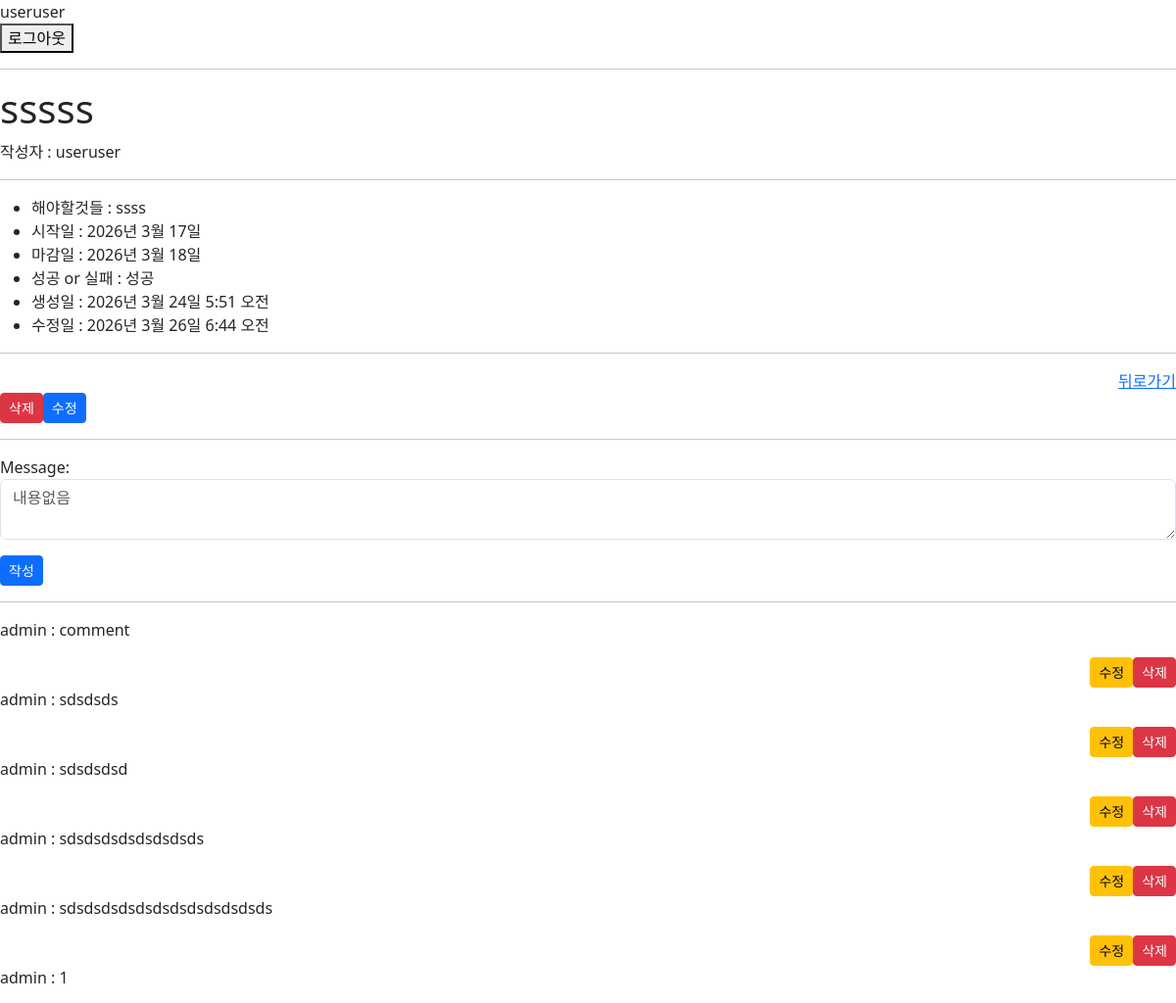
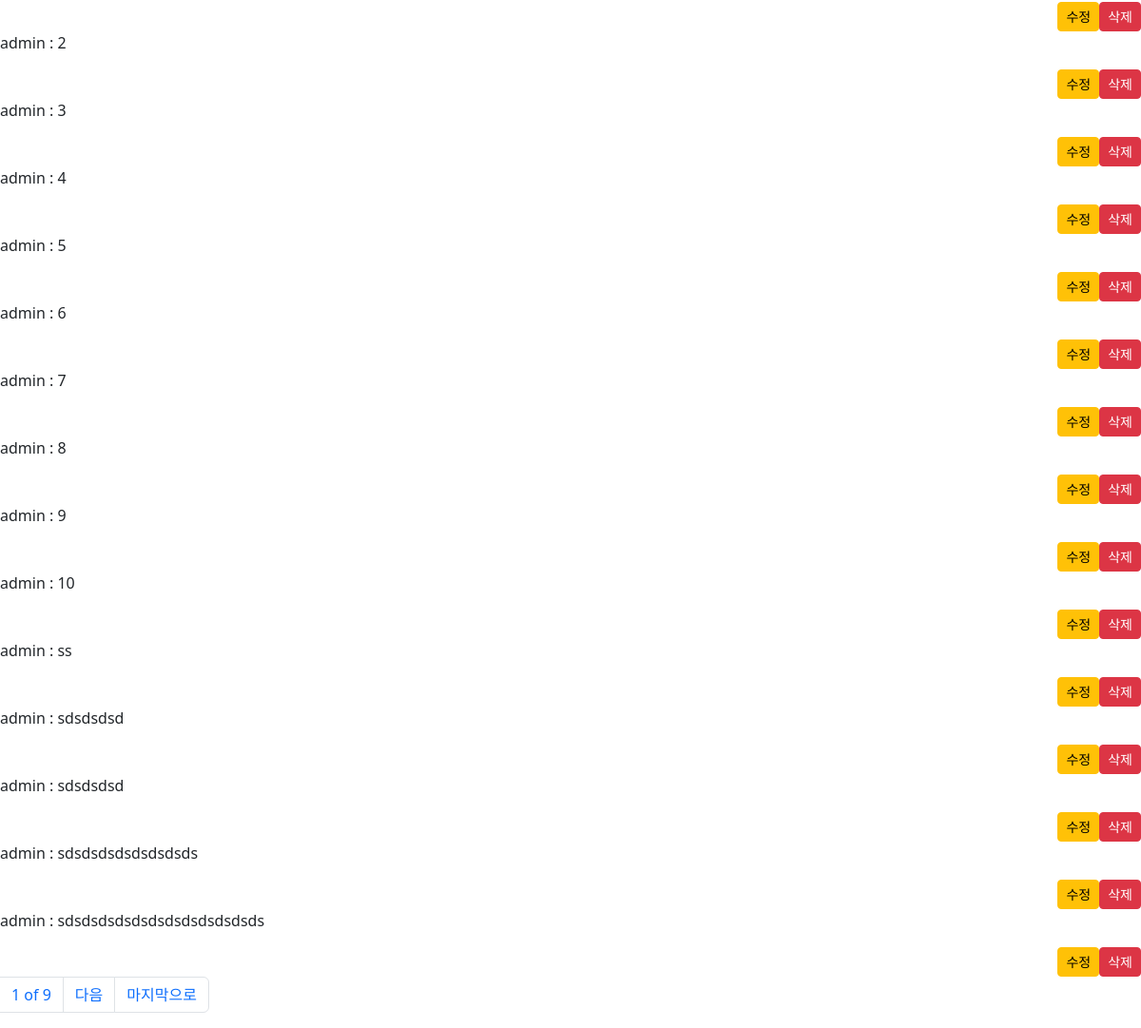
The page /todo/CBV/909/ (signed in) on the database its author committed (2 pictures, top to bottom).
### todo/models.py (models this page shows, shortened)
class Todo(models.Model):
    author = models.ForeignKey(User,on_delete=models.CASCADE)
    title = models.CharField(max_length=200)
    description = models.TextField()
    start_date = models.DateField(default=datetime.now)
    end_date = models.DateField(default=datetime.now)
    is_completed = models.BooleanField(default=False)
    create_at = models.DateTimeField(auto_now_add=True)
    modified_at = models.DateTimeField(auto_now=True)
    completed_image = models.ImageField(null=True, blank=True,upload_to='day_2/media/images/%Y/%m/%d')
    thumbnail = models.ImageField(null=True, blank=True,upload_to='day_2/media/images/%Y/%m/%d')
    class Meta:
        verbose_name = "할일"
        verbose_name_plural = "할일 목록"

class Comment(models.Model):
    todo = models.ForeignKey(Todo,on_delete=models.CASCADE,related_name='comments')
    user = models.ForeignKey(User,on_delete=models.CASCADE)
    message = models.TextField(max_length=200)
    created_at = models.DateTimeField(auto_now_add=True)
    updated_at = models.DateTimeField(auto_now=True)
    class Meta:
        verbose_name = "댓글"
        verbose_name_plural = "댓글 목록"
        ordering = ["-created_at"]

### todo/cb_views.py (the view, shortened to what this page needs)
# urls.py: path('CBV/<int:pk>/', cb_views.TodoDetailView.as_view(), name='todo_detail'),
class TodoDetailView(LoginRequiredMixin,DetailView):
    model = Todo
    template_name= 'todo/todo_detail.html'
    def get_queryset(self):
        return super().get_queryset().filter(pk=self.kwargs['pk']).prefetch_related('comments','comments__user')
    def get_object(self, queryset=None):
        self.object = super().get_object(queryset)
        if self.object.author != self.request.user:
            if not self.request.user.is_superuser:
                raise Http404
        return self.object
    def get_context_data(self, **kwargs):
        context = super().get_context_data(**kwargs)
        paginator = Paginator(self.object.comments.all(),20)
        page = self.request.GET.get('page')
        page_obj = paginator.get_page(page)
        context.update({
            "page_obj":page_obj,
            "comment_form":CommentForm(),
            "todo" : self.object.__dict__,
        })
        return context

### todo/forms.py
class CommentForm(forms.ModelForm):
    class Meta:
        model=Comment
        fields=('message',)
        widgets={
            'message': forms.Textarea(
                attrs={'class': "form-control",
                       'rows':2,
                       "cols":70,
                       "placeholder":'내용없음',
                       })
        }
        label = {"message":"내용"}

### templates/todo/todo_detail.html (shortened to what this page needs)
{% extends 'base.html' %}
{% block content %}
    {% if not object %}
        <h2>{{ msg }}</h2>
    {% else %}
        <h1>{{ object.title }}</h1>
        <p>작성자 : {{ request.user.username }}</p>
        <hr>
        <ul>
            <li>해야할것들 : {{ object.description }}</li>
            <li>시작일 : {{ object.start_date }}</li>
            <li>마감일 : {{ object.end_date }}</li>
            {% if object.is_completed %}
                <li> 성공 or 실패 : 성공</li>
            {% else %}
                <li>성공 or 실패 : 실패</li>
            {% endif %}
            <li>생성일 : {{ object.create_at }}</li>
            <li>수정일 : {{ object.modified_at }}</li>
        </ul>
        <hr>
        <div>
            <div class="d-flex justify-content-end">
                <a href="{% url 'todo_list' %}">뒤로가기</a>
            </div>
            <div class="d-inline-flex justify-content-start">
                <form id="delete_form" method="POST" action="{% url 'todo_delete' object.pk %}">
                    <button class="btn btn-sm btn-danger" type="button" id="delete_btn">삭제</button>
                </form>
                <form method="GET" action="{% url 'todo_update' object.pk %}">
                    <button class="btn btn-sm btn-primary">수정</button>
                </form>
            </div>
        </div>
    {% endif %}
    <hr>
    <div>
        <form method="POST" action="{% url 'comment_create' object.pk %}">
            {{ comment_form.as_p }}
            <button class="btn btn-sm btn-primary">작성</button>
        </form>
    </div>
    <hr>
    <div>
        {% for comment in page_obj %}
            <p class="">{{ comment.user.username }} : {{ comment.message }}</p>
            <div class="d-flex justify-content-end">
                <div>
                    <a href="{% url 'comment_update' comment.pk %}" class="btn btn-sm btn-warning">수정</a>
                </div>
                <div>
                    <form method="POST" action="{% url 'comment_delete' comment.pk %}">
                        <button class="btn btn-sm btn-danger">삭제</button>
                    </form>
                </div>
            </div>
        {% endfor %}
    </div>
    <div id="pagination">
        {% include 'pagination.html' with fragment='pagination' %}
    </div>
{% endblock %}

### templates/base.html (shortened to what this page needs)
{% load static %}
<!doctype html>
<html lang="en">
<head>
    <link href="{% static 'bootstrap-5.3.8-dist/css/bootstrap.css' %}" rel="stylesheet">
</head>
<body>
    <nav>
        {% if not request.user.is_authenticated %}
            <div>
                <a href="{% url 'login' %}">로그인</a>
                <a href="{% url 'sign_up' %}">회원가입</a>
                <hr>
            </div>
        {% else %}
            <div>{{ request.user.username }}
                <form method="POST" action="{% url 'logout' %}">
                    <button>로그아웃</button>
                </form>
            </div>
            <hr>
        {% block content %}
        {% endblock %}
        {% endif %}
    </nav>
</body>
</html>

### rows shown on the page
Todo: title "sssss", description "ssss", start_date "2026년 3월 17일", end_date "2026년 3월 18일", create_at "2026년 3월 24일 5:51 오전", modified_at "2026년 3월 26일 6:44 오전"
Comment: user.username "admin", message "comment"
Comment: user.username "admin", message "sdsdsds"
Comment: user.username "admin", message "sdsdsdsd"
Comment: user.username "admin", message "sdsdsdsdsdsdsdsds"
Comment: user.username "admin", message "sdsdsdsdsdsdsdsdsdsdsdsds"
Comment: user.username "admin", message "1"
Comment: user.username "admin", message "2"
Comment: user.username "admin", message "3"
Comment: user.username "admin", message "4"
Comment: user.username "admin", message "5"
Comment: user.username "admin", message "6"
Comment: user.username "admin", message "7"
Comment: user.username "admin", message "8"
Comment: user.username "admin", message "9"
Comment: user.username "admin", message "10"
Comment: user.username "admin", message "ss"
Comment: user.username "admin", message "sdsdsdsd"
Comment: user.username "admin", message "sdsdsdsd"
Comment: user.username "admin", message "sdsdsdsdsdsdsdsds"
Comment: user.username "admin", message "sdsdsdsdsdsdsdsdsdsdsdsds"

### other values the page prints
{{ request.user.username }} "useruser"
{{ page_obj.number }} "1"
{{ page_obj.paginator.num_pages }} "9"
